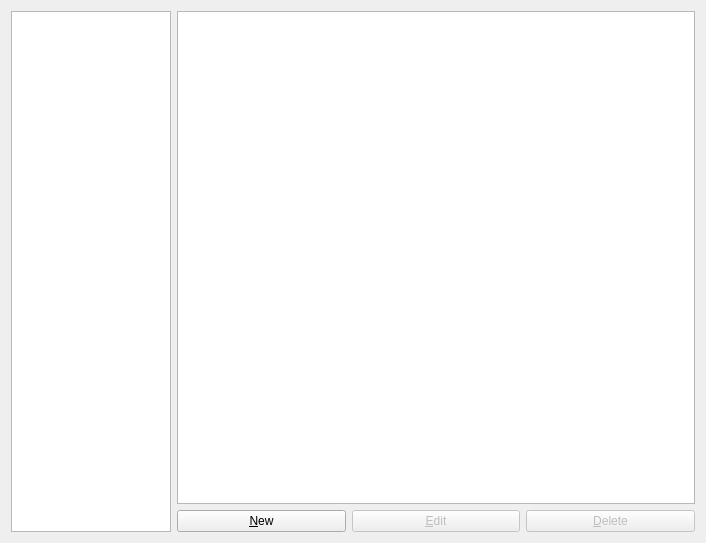
<?xml version="1.0" encoding="UTF-8"?>
<ui version="4.0">
 <class>QemuVMPreferencesPageWidget</class>
 <widget class="QWidget" name="QemuVMPreferencesPageWidget">
  <property name="geometry">
   <rect>
    <x>0</x>
    <y>0</y>
    <width>706</width>
    <height>543</height>
   </rect>
  </property>
  <property name="windowTitle">
   <string>QEMU VMs</string>
  </property>
  <layout class="QGridLayout" name="gridLayout">
   <item row="0" column="0" rowspan="2">
    <widget class="QTreeWidget" name="uiQemuVMsTreeWidget">
     <property name="sizePolicy">
      <sizepolicy hsizetype="Minimum" vsizetype="Expanding">
       <horstretch>0</horstretch>
       <verstretch>0</verstretch>
      </sizepolicy>
     </property>
     <property name="maximumSize">
      <size>
       <width>160</width>
       <height>16777215</height>
      </size>
     </property>
     <property name="font">
      <font>
       <pointsize>12</pointsize>
       <weight>75</weight>
       <bold>true</bold>
      </font>
     </property>
     <property name="iconSize">
      <size>
       <width>32</width>
       <height>32</height>
      </size>
     </property>
     <property name="rootIsDecorated">
      <bool>false</bool>
     </property>
     <attribute name="headerVisible">
      <bool>false</bool>
     </attribute>
     <column>
      <property name="text">
       <string notr="true">1</string>
      </property>
     </column>
    </widget>
   </item>
   <item row="0" column="1">
    <widget class="QTreeWidget" name="uiQemuVMInfoTreeWidget">
     <property name="indentation">
      <number>10</number>
     </property>
     <property name="allColumnsShowFocus">
      <bool>true</bool>
     </property>
     <attribute name="headerVisible">
      <bool>false</bool>
     </attribute>
     <column>
      <property name="text">
       <string>1</string>
      </property>
     </column>
     <column>
      <property name="text">
       <string>2</string>
      </property>
     </column>
    </widget>
   </item>
   <item row="1" column="1">
    <layout class="QHBoxLayout" name="horizontalLayout_5">
     <item>
      <widget class="QPushButton" name="uiNewQemuVMPushButton">
       <property name="text">
        <string>&amp;New</string>
       </property>
      </widget>
     </item>
     <item>
      <widget class="QPushButton" name="uiEditQemuVMPushButton">
       <property name="enabled">
        <bool>false</bool>
       </property>
       <property name="text">
        <string>&amp;Edit</string>
       </property>
      </widget>
     </item>
     <item>
      <widget class="QPushButton" name="uiDeleteQemuVMPushButton">
       <property name="enabled">
        <bool>false</bool>
       </property>
       <property name="text">
        <string>&amp;Delete</string>
       </property>
      </widget>
     </item>
    </layout>
   </item>
  </layout>
 </widget>
 <tabstops>
  <tabstop>uiNewQemuVMPushButton</tabstop>
  <tabstop>uiDeleteQemuVMPushButton</tabstop>
 </tabstops>
 <resources/>
 <connections/>
 <designerdata>
  <property name="gridDeltaX">
   <number>10</number>
  </property>
  <property name="gridDeltaY">
   <number>10</number>
  </property>
  <property name="gridSnapX">
   <bool>true</bool>
  </property>
  <property name="gridSnapY">
   <bool>true</bool>
  </property>
  <property name="gridVisible">
   <bool>true</bool>
  </property>
 </designerdata>
</ui>
